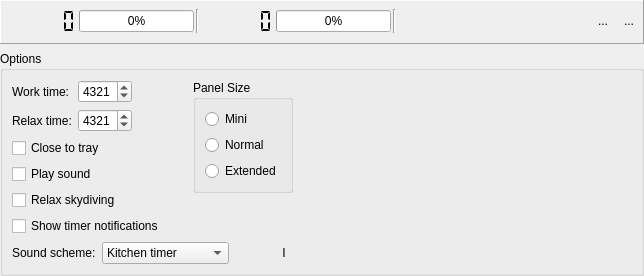
 <widget class="QMainWindow" name="CTimerWindow">
  <property name="windowModality">
   <enum>Qt::WindowModal</enum>
  </property>
  <property name="geometry">
   <rect>
    <x>0</x>
    <y>0</y>
    <width>644</width>
    <height>276</height>
   </rect>
  </property>
  <property name="sizePolicy">
   <sizepolicy hsizetype="Minimum" vsizetype="Fixed">
    <horstretch>0</horstretch>
    <verstretch>0</verstretch>
   </sizepolicy>
  </property>
  <property name="windowTitle">
   <string>DoppelTimer</string>
  </property>
  <property name="windowIcon">
   <iconset resource="DoppelTimer.qrc">
    <normaloff>:/art/DoppelTimer32.png</normaloff>:/art/DoppelTimer32.png</iconset>
  </property>
  <widget class="QWidget" name="centralWidget">
   <property name="sizePolicy">
    <sizepolicy hsizetype="Preferred" vsizetype="Minimum">
     <horstretch>0</horstretch>
     <verstretch>0</verstretch>
    </sizepolicy>
   </property>
   <layout class="QVBoxLayout" name="verticalLayout_2">
    <property name="spacing">
     <number>7</number>
    </property>
    <property name="leftMargin">
     <number>0</number>
    </property>
    <property name="topMargin">
     <number>0</number>
    </property>
    <property name="rightMargin">
     <number>0</number>
    </property>
    <property name="bottomMargin">
     <number>0</number>
    </property>
    <item>
     <layout class="QVBoxLayout" name="verticalLayout" stretch="0,0">
      <property name="spacing">
       <number>7</number>
      </property>
      <property name="sizeConstraint">
       <enum>QLayout::SetFixedSize</enum>
      </property>
      <property name="leftMargin">
       <number>0</number>
      </property>
      <property name="topMargin">
       <number>0</number>
      </property>
      <property name="rightMargin">
       <number>0</number>
      </property>
      <property name="bottomMargin">
       <number>0</number>
      </property>
      <item>
       <widget class="QFrame" name="frame">
        <property name="maximumSize">
         <size>
          <width>16777215</width>
          <height>16777215</height>
         </size>
        </property>
        <property name="frameShape">
         <enum>QFrame::Panel</enum>
        </property>
        <property name="frameShadow">
         <enum>QFrame::Raised</enum>
        </property>
        <property name="lineWidth">
         <number>1</number>
        </property>
        <layout class="QVBoxLayout" name="verticalLayout_5">
         <property name="spacing">
          <number>2</number>
         </property>
         <property name="leftMargin">
          <number>3</number>
         </property>
         <property name="topMargin">
          <number>0</number>
         </property>
         <property name="rightMargin">
          <number>2</number>
         </property>
         <property name="bottomMargin">
          <number>1</number>
         </property>
         <item>
          <layout class="QHBoxLayout" name="horizontalLayout">
           <property name="sizeConstraint">
            <enum>QLayout::SetMinimumSize</enum>
           </property>
           <item>
            <widget class="QLabel" name="mFirstLbl">
             <property name="maximumSize">
              <size>
               <width>16777215</width>
               <height>24</height>
              </size>
             </property>
             <property name="text">
              <string/>
             </property>
             <property name="pixmap">
              <pixmap resource="DoppelTimer.qrc">:/art/roadworkSignYG.png</pixmap>
             </property>
            </widget>
           </item>
           <item>
            <widget class="CDigitalTimer" name="mFirstLN">
             <property name="maximumSize">
              <size>
               <width>16777215</width>
               <height>24</height>
              </size>
             </property>
             <property name="toolTip">
              <string>Work Timer</string>
             </property>
             <property name="autoFillBackground">
              <bool>true</bool>
             </property>
             <property name="frameShape">
              <enum>QFrame::NoFrame</enum>
             </property>
             <property name="lineWidth">
              <number>1</number>
             </property>
             <property name="midLineWidth">
              <number>0</number>
             </property>
             <property name="smallDecimalPoint">
              <bool>false</bool>
             </property>
             <property name="mode">
              <enum>QLCDNumber::Dec</enum>
             </property>
             <property name="segmentStyle">
              <enum>QLCDNumber::Flat</enum>
             </property>
             <property name="intValue" stdset="0">
              <number>0</number>
             </property>
             <property name="trayString" stdset="0">
              <string>Work time remain</string>
             </property>
            </widget>
           </item>
           <item>
            <widget class="QProgressBar" name="mFirstPrB">
             <property name="value">
              <number>0</number>
             </property>
             <property name="format">
              <string>%p%</string>
             </property>
            </widget>
           </item>
           <item>
            <widget class="Line" name="line">
             <property name="orientation">
              <enum>Qt::Vertical</enum>
             </property>
            </widget>
           </item>
           <item>
            <widget class="QLabel" name="label_8">
             <property name="maximumSize">
              <size>
               <width>16777215</width>
               <height>24</height>
              </size>
             </property>
             <property name="text">
              <string/>
             </property>
             <property name="pixmap">
              <pixmap resource="DoppelTimer.qrc">:/art/cupSignYG.png</pixmap>
             </property>
            </widget>
           </item>
           <item>
            <widget class="CDigitalTimer" name="mSecondLN">
             <property name="maximumSize">
              <size>
               <width>16777215</width>
               <height>24</height>
              </size>
             </property>
             <property name="toolTip">
              <string>Relax Timer</string>
             </property>
             <property name="autoFillBackground">
              <bool>true</bool>
             </property>
             <property name="frameShape">
              <enum>QFrame::NoFrame</enum>
             </property>
             <property name="lineWidth">
              <number>1</number>
             </property>
             <property name="midLineWidth">
              <number>0</number>
             </property>
             <property name="smallDecimalPoint">
              <bool>false</bool>
             </property>
             <property name="mode">
              <enum>QLCDNumber::Dec</enum>
             </property>
             <property name="segmentStyle">
              <enum>QLCDNumber::Flat</enum>
             </property>
             <property name="intValue" stdset="0">
              <number>0</number>
             </property>
             <property name="trayString" stdset="0">
              <string>Relax time left</string>
             </property>
            </widget>
           </item>
           <item>
            <widget class="QProgressBar" name="mSecondPrB">
             <property name="value">
              <number>0</number>
             </property>
            </widget>
           </item>
           <item>
            <widget class="Line" name="line_2">
             <property name="orientation">
              <enum>Qt::Vertical</enum>
             </property>
            </widget>
           </item>
           <item>
            <widget class="QToolButton" name="mStartTB">
             <property name="maximumSize">
              <size>
               <width>16777215</width>
               <height>24</height>
              </size>
             </property>
             <property name="toolTip">
              <string>Start</string>
             </property>
             <property name="text">
              <string/>
             </property>
             <property name="icon">
              <iconset resource="DoppelTimer.qrc">
               <normaloff>:/art/playB.png</normaloff>:/art/playB.png</iconset>
             </property>
             <property name="autoRaise">
              <bool>true</bool>
             </property>
             <property name="arrowType">
              <enum>Qt::NoArrow</enum>
             </property>
            </widget>
           </item>
           <item>
            <widget class="QToolButton" name="mActivityTB">
             <property name="maximumSize">
              <size>
               <width>16777215</width>
               <height>24</height>
              </size>
             </property>
             <property name="toolTip">
              <string>Activity</string>
             </property>
             <property name="statusTip">
              <string/>
             </property>
             <property name="text">
              <string/>
             </property>
             <property name="icon">
              <iconset resource="DoppelTimer.qrc">
               <normaloff>:/art/checkmarkB.png</normaloff>:/art/checkmarkB.png</iconset>
             </property>
             <property name="autoRaise">
              <bool>true</bool>
             </property>
             <property name="arrowType">
              <enum>Qt::NoArrow</enum>
             </property>
            </widget>
           </item>
           <item>
            <widget class="QToolButton" name="mRewindTB">
             <property name="maximumSize">
              <size>
               <width>16777215</width>
               <height>24</height>
              </size>
             </property>
             <property name="toolTip">
              <string>Rewind</string>
             </property>
             <property name="text">
              <string/>
             </property>
             <property name="icon">
              <iconset resource="DoppelTimer.qrc">
               <normaloff>:/art/rewB.png</normaloff>:/art/rewB.png</iconset>
             </property>
             <property name="autoRaise">
              <bool>true</bool>
             </property>
             <property name="arrowType">
              <enum>Qt::NoArrow</enum>
             </property>
            </widget>
           </item>
           <item>
            <spacer name="horizontalSpacer_2">
             <property name="orientation">
              <enum>Qt::Horizontal</enum>
             </property>
             <property name="sizeType">
              <enum>QSizePolicy::MinimumExpanding</enum>
             </property>
             <property name="sizeHint" stdset="0">
              <size>
               <width>20</width>
               <height>20</height>
              </size>
             </property>
            </spacer>
           </item>
           <item>
            <widget class="QToolButton" name="mOptionsTB">
             <property name="maximumSize">
              <size>
               <width>16777215</width>
               <height>24</height>
              </size>
             </property>
             <property name="toolTip">
              <string>Options...</string>
             </property>
             <property name="text">
              <string>...</string>
             </property>
             <property name="icon">
              <iconset resource="DoppelTimer.qrc">
               <normaloff>:/art/arrowDown.png</normaloff>:/art/arrowDown.png</iconset>
             </property>
             <property name="checkable">
              <bool>true</bool>
             </property>
             <property name="autoRaise">
              <bool>true</bool>
             </property>
             <property name="arrowType">
              <enum>Qt::NoArrow</enum>
             </property>
            </widget>
           </item>
           <item>
            <widget class="QToolButton" name="mCloseTB">
             <property name="maximumSize">
              <size>
               <width>16777215</width>
               <height>24</height>
              </size>
             </property>
             <property name="toolTip">
              <string>Close</string>
             </property>
             <property name="text">
              <string>...</string>
             </property>
             <property name="icon">
              <iconset resource="DoppelTimer.qrc">
               <normaloff>:/art/cross.png</normaloff>:/art/cross.png</iconset>
             </property>
             <property name="autoRaise">
              <bool>true</bool>
             </property>
            </widget>
           </item>
          </layout>
         </item>
        </layout>
       </widget>
      </item>
      <item>
       <widget class="QGroupBox" name="mOptionsGB">
        <property name="title">
         <string>Options</string>
        </property>
        <layout class="QVBoxLayout" name="verticalLayout_3">
         <item>
          <layout class="QGridLayout" name="gridLayout">
           <item row="0" column="0">
            <layout class="QGridLayout" name="gridLayout_2">
             <item row="2" column="0" colspan="2">
              <widget class="QCheckBox" name="mCloseToTrayCB">
               <property name="text">
                <string>Close to tray</string>
               </property>
              </widget>
             </item>
             <item row="3" column="0" colspan="2">
              <widget class="QCheckBox" name="mPlaySoundCB">
               <property name="text">
                <string>Play sound</string>
               </property>
              </widget>
             </item>
             <item row="1" column="0">
              <widget class="QLabel" name="label">
               <property name="text">
                <string>Relax time:</string>
               </property>
              </widget>
             </item>
             <item row="1" column="1">
              <widget class="QSpinBox" name="mSecondSB">
               <property name="minimum">
                <number>1</number>
               </property>
               <property name="maximum">
                <number>5999</number>
               </property>
               <property name="value">
                <number>4321</number>
               </property>
              </widget>
             </item>
             <item row="0" column="0">
              <widget class="QLabel" name="label_2">
               <property name="text">
                <string>Work time:</string>
               </property>
              </widget>
             </item>
             <item row="0" column="1">
              <widget class="QSpinBox" name="mFirstSB">
               <property name="minimum">
                <number>1</number>
               </property>
               <property name="maximum">
                <number>5999</number>
               </property>
               <property name="value">
                <number>4321</number>
               </property>
              </widget>
             </item>
             <item row="0" column="2">
              <spacer name="horizontalSpacer_4">
               <property name="orientation">
                <enum>Qt::Horizontal</enum>
               </property>
               <property name="sizeType">
                <enum>QSizePolicy::Minimum</enum>
               </property>
               <property name="sizeHint" stdset="0">
                <size>
                 <width>40</width>
                 <height>20</height>
                </size>
               </property>
              </spacer>
             </item>
             <item row="5" column="0" colspan="3">
              <widget class="QCheckBox" name="mShowTimerNotificationsCB">
               <property name="text">
                <string>Show timer notifications</string>
               </property>
              </widget>
             </item>
             <item row="6" column="0" colspan="4">
              <layout class="QHBoxLayout" name="horizontalLayout_2">
               <item>
                <widget class="QLabel" name="label_3">
                 <property name="text">
                  <string>Sound scheme:</string>
                 </property>
                </widget>
               </item>
               <item>
                <widget class="QComboBox" name="mSoundSchemeCB">
                 <item>
                  <property name="text">
                   <string>Kitchen timer</string>
                  </property>
                 </item>
                 <item>
                  <property name="text">
                   <string>Grandfather clock</string>
                  </property>
                 </item>
                </widget>
               </item>
               <item>
                <spacer name="horizontalSpacer">
                 <property name="orientation">
                  <enum>Qt::Horizontal</enum>
                 </property>
                 <property name="sizeHint" stdset="0">
                  <size>
                   <width>40</width>
                   <height>20</height>
                  </size>
                 </property>
                </spacer>
               </item>
               <item>
                <widget class="QToolButton" name="mInfoTB">
                 <property name="text">
                  <string>I</string>
                 </property>
                 <property name="icon">
                  <iconset resource="DoppelTimer.qrc">
                   <normaloff>:/art/info.png</normaloff>:/art/info.png</iconset>
                 </property>
                 <property name="autoRaise">
                  <bool>true</bool>
                 </property>
                </widget>
               </item>
              </layout>
             </item>
             <item row="0" column="4">
              <spacer name="horizontalSpacer_3">
               <property name="orientation">
                <enum>Qt::Horizontal</enum>
               </property>
               <property name="sizeType">
                <enum>QSizePolicy::MinimumExpanding</enum>
               </property>
               <property name="sizeHint" stdset="0">
                <size>
                 <width>0</width>
                 <height>20</height>
                </size>
               </property>
              </spacer>
             </item>
             <item row="0" column="3" rowspan="6">
              <layout class="QVBoxLayout" name="verticalLayout_6">
               <item>
                <widget class="QGroupBox" name="groupBox">
                 <property name="title">
                  <string>Panel Size</string>
                 </property>
                 <layout class="QVBoxLayout" name="verticalLayout_4">
                  <item>
                   <widget class="QRadioButton" name="mShortRB">
                    <property name="text">
                     <string>Mini</string>
                    </property>
                   </widget>
                  </item>
                  <item>
                   <widget class="QRadioButton" name="mNormalRB">
                    <property name="text">
                     <string>Normal</string>
                    </property>
                   </widget>
                  </item>
                  <item>
                   <widget class="QRadioButton" name="mExtendedRB">
                    <property name="text">
                     <string>Extended</string>
                    </property>
                   </widget>
                  </item>
                 </layout>
                </widget>
               </item>
               <item>
                <spacer name="verticalSpacer">
                 <property name="orientation">
                  <enum>Qt::Vertical</enum>
                 </property>
                 <property name="sizeHint" stdset="0">
                  <size>
                   <width>20</width>
                   <height>40</height>
                  </size>
                 </property>
                </spacer>
               </item>
              </layout>
             </item>
             <item row="4" column="0" colspan="2">
              <widget class="QCheckBox" name="mShowRelaxScreensaverCB">
               <property name="text">
                <string>Relax skydiving</string>
               </property>
              </widget>
             </item>
            </layout>
           </item>
          </layout>
         </item>
        </layout>
       </widget>
      </item>
     </layout>
    </item>
   </layout>
  </widget>
  <action name="mActionStart">
   <property name="text">
    <string>Start</string>
   </property>
   <property name="toolTip">
    <string>Start</string>
   </property>
  </action>
  <action name="mActionRewind">
   <property name="text">
    <string>Rewind</string>
   </property>
   <property name="toolTip">
    <string>Rewind</string>
   </property>
  </action>
  <action name="mActionActivity">
   <property name="text">
    <string>Activity...</string>
   </property>
   <property name="toolTip">
    <string>Activity</string>
   </property>
  </action>
  <action name="mActionShowHide">
   <property name="text">
    <string>Hide</string>
   </property>
  </action>
  <action name="mActionPlaySound">
   <property name="checkable">
    <bool>true</bool>
   </property>
   <property name="text">
    <string>Play Sound</string>
   </property>
   <property name="toolTip">
    <string>Play Sound</string>
   </property>
  </action>
  <action name="mActionShowTimerNotifications">
   <property name="checkable">
    <bool>true</bool>
   </property>
   <property name="text">
    <string>Show Timer Notifications</string>
   </property>
   <property name="toolTip">
    <string>Show Timer Notifications</string>
   </property>
  </action>
  <action name="mActionShowRelaxScreensaver">
   <property name="checkable">
    <bool>true</bool>
   </property>
   <property name="text">
    <string>Relax Skydiving</string>
   </property>
   <property name="toolTip">
    <string>Show Relax Screensaver</string>
   </property>
  </action>
 </widget>
